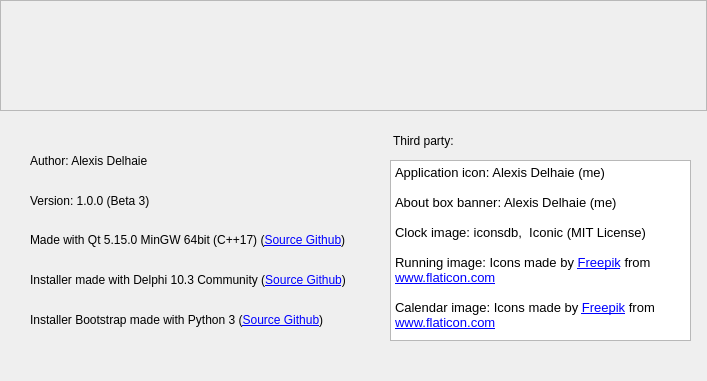
<?xml version="1.0" encoding="UTF-8"?>
<ui version="4.0">
 <class>AboutBox</class>
 <widget class="QDialog" name="AboutBox">
  <property name="windowModality">
   <enum>Qt::ApplicationModal</enum>
  </property>
  <property name="geometry">
   <rect>
    <x>0</x>
    <y>0</y>
    <width>707</width>
    <height>381</height>
   </rect>
  </property>
  <property name="minimumSize">
   <size>
    <width>707</width>
    <height>363</height>
   </size>
  </property>
  <property name="maximumSize">
   <size>
    <width>707</width>
    <height>381</height>
   </size>
  </property>
  <property name="windowTitle">
   <string>À propos de Chronos</string>
  </property>
  <property name="modal">
   <bool>true</bool>
  </property>
  <widget class="QFrame" name="frame">
   <property name="geometry">
    <rect>
     <x>0</x>
     <y>0</y>
     <width>707</width>
     <height>111</height>
    </rect>
   </property>
   <property name="minimumSize">
    <size>
     <width>707</width>
     <height>111</height>
    </size>
   </property>
   <property name="maximumSize">
    <size>
     <width>707</width>
     <height>111</height>
    </size>
   </property>
   <property name="styleSheet">
    <string notr="true">border-image: url(:/clock/pictures/banner.png);</string>
   </property>
   <property name="frameShape">
    <enum>QFrame::StyledPanel</enum>
   </property>
   <property name="frameShadow">
    <enum>QFrame::Raised</enum>
   </property>
  </widget>
  <widget class="QLabel" name="label">
   <property name="geometry">
    <rect>
     <x>30</x>
     <y>150</y>
     <width>551</width>
     <height>21</height>
    </rect>
   </property>
   <property name="styleSheet">
    <string notr="true">font-size: 12px;</string>
   </property>
   <property name="text">
    <string>Author: Alexis Delhaie</string>
   </property>
  </widget>
  <widget class="QLabel" name="label_2">
   <property name="geometry">
    <rect>
     <x>30</x>
     <y>190</y>
     <width>551</width>
     <height>21</height>
    </rect>
   </property>
   <property name="styleSheet">
    <string notr="true">font-size: 12px;</string>
   </property>
   <property name="text">
    <string>Version: 1.0.0 (Beta 3)</string>
   </property>
  </widget>
  <widget class="QLabel" name="label_3">
   <property name="geometry">
    <rect>
     <x>30</x>
     <y>230</y>
     <width>541</width>
     <height>21</height>
    </rect>
   </property>
   <property name="styleSheet">
    <string notr="true">font-size: 12px;</string>
   </property>
   <property name="text">
    <string>&lt;html&gt;&lt;head/&gt;&lt;body&gt;&lt;p&gt;Made with Qt 5.15.0 MinGW 64bit (C++17) (&lt;a href=&quot;https://github.com/alexlegarnd/Chronos&quot;&gt;&lt;span style=&quot; text-decoration: underline; color:#0000ff;&quot;&gt;Source Github&lt;/span&gt;&lt;/a&gt;)&lt;/p&gt;&lt;/body&gt;&lt;/html&gt;</string>
   </property>
  </widget>
  <widget class="QTextEdit" name="textEdit">
   <property name="geometry">
    <rect>
     <x>390</x>
     <y>160</y>
     <width>301</width>
     <height>181</height>
    </rect>
   </property>
   <property name="accessibleDescription">
    <string notr="true"/>
   </property>
   <property name="undoRedoEnabled">
    <bool>false</bool>
   </property>
   <property name="readOnly">
    <bool>true</bool>
   </property>
   <property name="html">
    <string>&lt;!DOCTYPE HTML PUBLIC &quot;-//W3C//DTD HTML 4.0//EN&quot; &quot;http://www.w3.org/TR/REC-html40/strict.dtd&quot;&gt;
&lt;html&gt;&lt;head&gt;&lt;meta name=&quot;qrichtext&quot; content=&quot;1&quot; /&gt;&lt;style type=&quot;text/css&quot;&gt;
p, li { white-space: pre-wrap; }
&lt;/style&gt;&lt;/head&gt;&lt;body style=&quot; font-family:'MS Shell Dlg 2'; font-size:7.5pt; font-weight:400; font-style:normal;&quot;&gt;
&lt;p style=&quot; margin-top:0px; margin-bottom:0px; margin-left:0px; margin-right:0px; -qt-block-indent:0; text-indent:0px;&quot;&gt;&lt;span style=&quot; font-size:10pt;&quot;&gt;Application icon: Alexis Delhaie (me)&lt;/span&gt;&lt;/p&gt;
&lt;p style=&quot;-qt-paragraph-type:empty; margin-top:0px; margin-bottom:0px; margin-left:0px; margin-right:0px; -qt-block-indent:0; text-indent:0px; font-size:10pt;&quot;&gt;&lt;br /&gt;&lt;/p&gt;
&lt;p style=&quot; margin-top:0px; margin-bottom:0px; margin-left:0px; margin-right:0px; -qt-block-indent:0; text-indent:0px;&quot;&gt;&lt;span style=&quot; font-size:10pt;&quot;&gt;About box banner: Alexis Delhaie (me)&lt;/span&gt;&lt;/p&gt;
&lt;p style=&quot;-qt-paragraph-type:empty; margin-top:0px; margin-bottom:0px; margin-left:0px; margin-right:0px; -qt-block-indent:0; text-indent:0px; font-size:10pt;&quot;&gt;&lt;br /&gt;&lt;/p&gt;
&lt;p style=&quot; margin-top:0px; margin-bottom:0px; margin-left:0px; margin-right:0px; -qt-block-indent:0; text-indent:0px;&quot;&gt;&lt;span style=&quot; font-size:10pt;&quot;&gt;Clock image: iconsdb,  Iconic (MIT License)&lt;/span&gt;&lt;/p&gt;
&lt;p style=&quot;-qt-paragraph-type:empty; margin-top:0px; margin-bottom:0px; margin-left:0px; margin-right:0px; -qt-block-indent:0; text-indent:0px; font-size:10pt;&quot;&gt;&lt;br /&gt;&lt;/p&gt;
&lt;p style=&quot; margin-top:0px; margin-bottom:0px; margin-left:0px; margin-right:0px; -qt-block-indent:0; text-indent:0px;&quot;&gt;&lt;span style=&quot; font-size:10pt;&quot;&gt;Running image: Icons made by &lt;/span&gt;&lt;a href=&quot;https://www.flaticon.com/authors/freepik&quot;&gt;&lt;span style=&quot; font-size:10pt; text-decoration: underline; color:#0000ff;&quot;&gt;Freepik&lt;/span&gt;&lt;/a&gt;&lt;span style=&quot; font-size:10pt;&quot;&gt; from &lt;/span&gt;&lt;a href=&quot;https://www.flaticon.com/&quot;&gt;&lt;span style=&quot; font-size:10pt; text-decoration: underline; color:#0000ff;&quot;&gt;www.flaticon.com&lt;/span&gt;&lt;/a&gt;&lt;/p&gt;
&lt;p style=&quot;-qt-paragraph-type:empty; margin-top:0px; margin-bottom:0px; margin-left:0px; margin-right:0px; -qt-block-indent:0; text-indent:0px; font-size:10pt; text-decoration: underline; color:#0000ff;&quot;&gt;&lt;br /&gt;&lt;/p&gt;
&lt;p style=&quot; margin-top:0px; margin-bottom:0px; margin-left:0px; margin-right:0px; -qt-block-indent:0; text-indent:0px;&quot;&gt;&lt;span style=&quot; font-size:10pt;&quot;&gt;Calendar image: Icons made by &lt;/span&gt;&lt;a href=&quot;https://www.flaticon.com/authors/freepik&quot;&gt;&lt;span style=&quot; font-size:10pt; text-decoration: underline; color:#0000ff;&quot;&gt;Freepik&lt;/span&gt;&lt;/a&gt;&lt;span style=&quot; font-size:10pt;&quot;&gt; from &lt;/span&gt;&lt;a href=&quot;https://www.flaticon.com/&quot;&gt;&lt;span style=&quot; font-size:10pt; text-decoration: underline; color:#0000ff;&quot;&gt;www.flaticon.com&lt;/span&gt;&lt;/a&gt;&lt;/p&gt;&lt;/body&gt;&lt;/html&gt;</string>
   </property>
  </widget>
  <widget class="QLabel" name="label_4">
   <property name="geometry">
    <rect>
     <x>393</x>
     <y>130</y>
     <width>211</width>
     <height>21</height>
    </rect>
   </property>
   <property name="styleSheet">
    <string notr="true">font-size: 12px;</string>
   </property>
   <property name="text">
    <string>Third party:</string>
   </property>
  </widget>
  <widget class="QLabel" name="label_5">
   <property name="geometry">
    <rect>
     <x>30</x>
     <y>270</y>
     <width>541</width>
     <height>21</height>
    </rect>
   </property>
   <property name="styleSheet">
    <string notr="true">font-size: 12px;</string>
   </property>
   <property name="text">
    <string>&lt;html&gt;&lt;head/&gt;&lt;body&gt;&lt;p&gt;Installer made with Delphi 10.3 Community (&lt;a href=&quot;https://github.com/alexlegarnd/chronos-installer&quot;&gt;&lt;span style=&quot; text-decoration: underline; color:#0000ff;&quot;&gt;Source Github&lt;/span&gt;&lt;/a&gt;)&lt;/p&gt;&lt;/body&gt;&lt;/html&gt;</string>
   </property>
  </widget>
  <widget class="QLabel" name="label_6">
   <property name="geometry">
    <rect>
     <x>30</x>
     <y>310</y>
     <width>541</width>
     <height>21</height>
    </rect>
   </property>
   <property name="styleSheet">
    <string notr="true">font-size: 12px;</string>
   </property>
   <property name="text">
    <string>&lt;html&gt;&lt;head/&gt;&lt;body&gt;&lt;p&gt;Installer Bootstrap made with Python 3 (&lt;a href=&quot;https://github.com/alexlegarnd/chronos-installer-bootstrap&quot;&gt;&lt;span style=&quot; text-decoration: underline; color:#0000ff;&quot;&gt;Source Github&lt;/span&gt;&lt;/a&gt;)&lt;/p&gt;&lt;/body&gt;&lt;/html&gt;</string>
   </property>
  </widget>
 </widget>
 <resources/>
 <connections/>
</ui>
